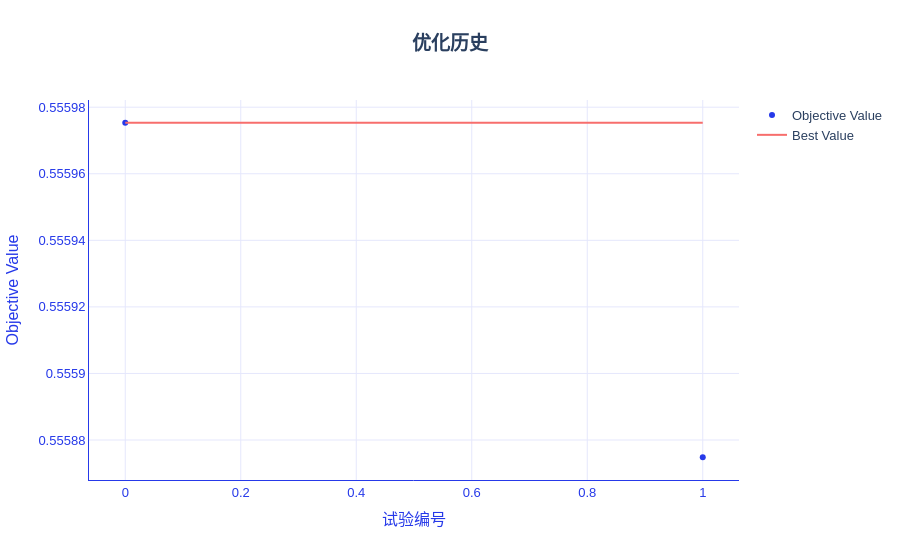

This figure's notebook cell:
### Markdown cell above
## 1. 从数据到部署的完整流程

下方完整代码块可单独运行，依次完成全量数据切分、评分卡训练、超参数搜索、固定模型、业务报告与部署一致性检查。

### Code cell
import sys

sys.path.append("../")

import numpy as np
import pandas as pd
from IPython.display import display
from hscredit import hscredit_dataset
from hscredit.utils.datasets import HSCREDIT_EXAMPLE_COLUMNS
from pathlib import Path
from tempfile import mkdtemp
from sklearn.base import clone
from optuna.samplers import GridSampler
from hscredit import (
    OptimalBinning,
    ScoreCard,
    RoundScoreCard,
    ProbabilityScoreCard,
    LogisticRegression,
    ModelTuner,
)
from hscredit.report import ModelReport, feature_bin_stats
from hscredit.utils import save_pickle, load_pickle

from hscredit.core.model_selection import oot_split, group_train_test_split

data = hscredit_dataset(columns=HSCREDIT_EXAMPLE_COLUMNS)

features = ["BASE_X187", "DK_X1689", "DK_X44", "DK_X1995_2", "DK_X1223", "DK_X2677"]
target = "MOB6@30"
data["MOB1@30"] = data["MOB1"].gt(30).astype(int)
data["MOB3@30"] = data["MOB3"].gt(30).astype(int)
data["MOB6@30"] = data["MOB6"].gt(30).astype(int)
data["风险调整金额"] = data["loan_amt"].where(data["MOB6"].le(60), -data["loan_amt"])
data["授信时间"] = pd.to_datetime(data["授信时间"])

# 最新自然月作为 OOT；同一客户不能同时进入开发集和 OOT。
oot_start = data["授信时间"].max().to_period("M").start_time
development, oot = oot_split(data, time_col="授信时间", oot_start=oot_start)
development = development.loc[~development["用户编码"].isin(oot["用户编码"])].copy()
train, test = group_train_test_split(development, group="用户编码", test_size=0.25, random_state=42)
fit_data, validation = group_train_test_split(
    train, group="用户编码", test_size=0.25, random_state=42
)

# 原始字段进入分箱器，评分卡内部完成 WOE 和 LR。
binner = OptimalBinning(
    method="quantile", max_n_bins=4, monotonic=False, missing_separate=True, n_jobs=1
)
card = ScoreCard(
    target=target,
    binner=binner,
    lr_model=LogisticRegression(max_iter=300, calculate_stats=True),
    calculate_stats=True,
    base_score=600,
    pdo=50,
    base_odds=20,
)
card.fit(fit_data[features + [target]], input_type="raw")
display(card.scorecard_points())
display(
    feature_bin_stats(
        fit_data,
        feature="DK_X1689",
        overdue=["MOB3", "MOB6"],
        dpds=30,
        overdue_operator=">",
        binner=card.binner,
        n_jobs=1,
    )
)

# 搜索时使用未拟合的克隆，允许每次重新训练 LR 与分箱组件。
search_space = {"lr_model__C": [0.3, 2.0]}
tuner = ModelTuner(
    clone(card),
    search_space=search_space,
    metric="auc",
    cv=None,
    fit_params={"input_type": "raw"},
    n_jobs=1,
    random_state=42,
    sampler=GridSampler(search_space, seed=42),
    retention="predictions",
)
tuner.fit(
    fit_data[features + [target]],
    eval_set={"验证集": validation[features + [target]]},
    n_trials=2,
    show_progress_bar=False,
)
display(tuner.get_optimization_history())
display(tuner.plot_optimization_history())

# 固定参数，使用完整 train 重训。
best = clone(tuner.get_best_model())
best.fit(train[features + [target]], input_type="raw")
display(best.scorecard_scale())
display(best.scorecard_points())
display(best.lr_model_.summary())
display(best.get_detailed_score(test[features]).head())
display(best.get_reason_codes(test[features]).head())

# 取整评分卡和通用概率评分卡。
rounded = RoundScoreCard(scorecard=best, decimal=0)
probability_card = ProbabilityScoreCard(model=best, prefit=True, target=target)
probability_card.fit(train[features + [target]])
display(
    pd.DataFrame(
        {
            "评分卡": best.predict(test[features]),
            "取整评分": rounded.predict(test[features]),
            "概率评分卡": probability_card.predict(test[features]),
        }
    ).head()
)

datasets = {"训练集": train, "测试集": test, "OOT": oot}
report = ModelReport(
    best,
    datasets=datasets,
    features=features,
    overdue=["MOB1", "MOB3", "MOB6"],
    dpds=30,
    overdue_operator=">",
    n_jobs=1,
)
display(report.summary())
output = Path(mkdtemp(prefix="hscredit_scorecard_"))
report.to_excel(
    output / "评分卡报告.xlsx",
    amount="loan_amt",
    date="授信时间",
    with_plots=True,
    include_sample_records=False,
    mode="strict",
)

# 部署代码由 hscredit 生成，Notebook 不自行实现计分逻辑。
best.export(to_json=str(output / "评分卡规则.json"))
python_code = best.export_deployment_code(
    language="python", output_file=str(output / "评分卡.py"), function_name="calculate_score"
)
best.export_deployment_code(language="sql", output_file=str(output / "评分卡.sql"))
best.export_deployment_code(language="java", output_file=str(output / "评分卡.java"))
namespace = {}
exec(python_code, namespace)
deployment_scores = [
    namespace["calculate_score"](record) for record in test[features].to_dict("records")
]
display(
    pd.DataFrame({"模型评分": best.predict(test[features]), "部署评分": deployment_scores}).head()
)
np.testing.assert_allclose(deployment_scores, best.predict(test[features]), atol=1e-6)

restored = ScoreCard().load_rules(output / "评分卡规则.json")
np.testing.assert_allclose(
    restored.predict(test[features]), best.predict(test[features]), atol=1e-6
)
rounded.export(to_json=str(output / "取整评分卡规则.json"))
save_pickle(best, output / "完整评分卡.pkl")
print(output)

### Figure 1 — Plotly figure (JSON) as saved in the notebook; plotly's stock layout.template omitted (floating-point values rounded to 4 significant figures)
{"data": [{"mode": "markers", "name": "Objective Value", "type": "scatter", "x": [0, 1], "y": [0.556, 0.5559]}, {"mode": "lines", "name": "Best Value", "type": "scatter", "x": [0, 1], "y": [0.556, 0.556]}, {"marker": {"color": "#8A8FA3"}, "mode": "markers", "name": "Infeasible Trial", "showlegend": false, "type": "scatter", "x": [], "y": []}], "layout": {"colorway": ["#2639E9", "#F76E6C", "#FE7715", "#8892F3", "#9956A4", "#EA4585", "#5665EE", "#F0587A", "#B729AB", "#3C4DEB", "#E73B72", "#832EC2", "#BC5F8F", "#E0249A"], "font": {"family": "Alimama FangYuanTi VF, Microsoft YaHei, sans-serif", "size": 13}, "hoverlabel": {"bgcolor": "white", "bordercolor": "#2639E9", "font": {"family": "Alimama FangYuanTi VF, Microsoft YaHei, sans-serif", "size": 13}}, "legend": {"font": {"size": 13}}, "paper_bgcolor": "white", "plot_bgcolor": "white", "title": {"font": {"size": 19}, "text": "<b>优化历史</b>", "x": 0.5, "xanchor": "center"}, "xaxis": {"color": "#2639E9", "gridcolor": "#E5E7FC", "linecolor": "#2639E9", "showgrid": true, "showline": true, "tickfont": {"size": 13}, "title": {"font": {"size": 16}, "text": "试验编号"}, "zeroline": false}, "yaxis": {"color": "#2639E9", "gridcolor": "#E5E7FC", "linecolor": "#2639E9", "showgrid": true, "showline": true, "tickfont": {"size": 13}, "title": {"font": {"size": 16}, "text": "Objective Value"}, "zeroline": false}}}
